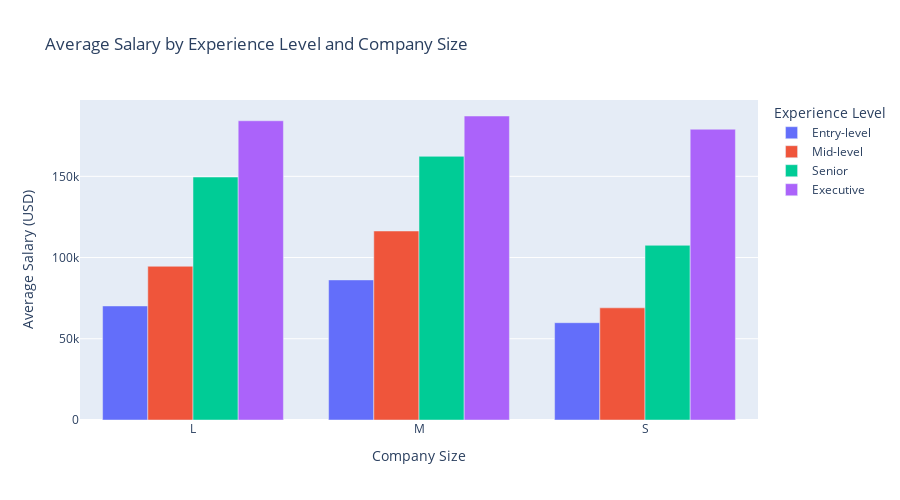

This figure's notebook cell:
### Code cell
avg_salary_by_level_and_size = mini_project_dataset.groupby(['experience_level', 'company_size'])['salary_in_usd'].mean().reset_index()

experience_level_order = ['Entry-level', 'Mid-level', 'Senior', 'Executive']
# Plotting with Plotly Express
fig = px.bar(avg_salary_by_level_and_size, 
             x='company_size', 
             y='salary_in_usd', 
             color='experience_level', 
             barmode='group',
             title='Average Salary by Experience Level and Company Size',
             labels={'salary_in_usd': 'Average Salary (USD)', 'company_size': 'Company Size'},
             height=500,
             category_orders={'experience_level': experience_level_order}
            )

fig.update_layout(legend_title='Experience Level')

fig.show()

### Figure 1 — Plotly figure (JSON) as saved in the notebook; plotly's stock layout.template omitted (floating-point values rounded to 4 significant figures)
{"data": [{"alignmentgroup": "True", "hovertemplate": "experience_level=Entry-level<br>Company Size=%{x}<br>Average Salary (USD)=%{y}<extra></extra>", "legendgroup": "Entry-level", "marker": {"color": "#636efa", "pattern": {"shape": ""}}, "name": "Entry-level", "offsetgroup": "Entry-level", "orientation": "v", "showlegend": true, "textposition": "auto", "type": "bar", "x": ["L", "M", "S"], "xaxis": "x", "y": [70210.0, 86230.0, 59900.0], "yaxis": "y"}, {"alignmentgroup": "True", "hovertemplate": "experience_level=Mid-level<br>Company Size=%{x}<br>Average Salary (USD)=%{y}<extra></extra>", "legendgroup": "Mid-level", "marker": {"color": "#EF553B", "pattern": {"shape": ""}}, "name": "Mid-level", "offsetgroup": "Mid-level", "orientation": "v", "showlegend": true, "textposition": "auto", "type": "bar", "x": ["L", "M", "S"], "xaxis": "x", "y": [94630.0, 116300.0, 69050.0], "yaxis": "y"}, {"alignmentgroup": "True", "hovertemplate": "experience_level=Senior<br>Company Size=%{x}<br>Average Salary (USD)=%{y}<extra></extra>", "legendgroup": "Senior", "marker": {"color": "#00cc96", "pattern": {"shape": ""}}, "name": "Senior", "offsetgroup": "Senior", "orientation": "v", "showlegend": true, "textposition": "auto", "type": "bar", "x": ["L", "M", "S"], "xaxis": "x", "y": [149600.0, 162300.0, 107500.0], "yaxis": "y"}, {"alignmentgroup": "True", "hovertemplate": "experience_level=Executive<br>Company Size=%{x}<br>Average Salary (USD)=%{y}<extra></extra>", "legendgroup": "Executive", "marker": {"color": "#ab63fa", "pattern": {"shape": ""}}, "name": "Executive", "offsetgroup": "Executive", "orientation": "v", "showlegend": true, "textposition": "auto", "type": "bar", "x": ["L", "M", "S"], "xaxis": "x", "y": [184200.0, 187100.0, 179000.0], "yaxis": "y"}], "layout": {"barmode": "group", "height": 500, "legend": {"title": {"text": "Experience Level"}, "tracegroupgap": 0}, "title": {"text": "Average Salary by Experience Level and Company Size"}, "xaxis": {"anchor": "y", "domain": [0, 1], "title": {"text": "Company Size"}}, "yaxis": {"anchor": "x", "domain": [0, 1], "title": {"text": "Average Salary (USD)"}}}}
